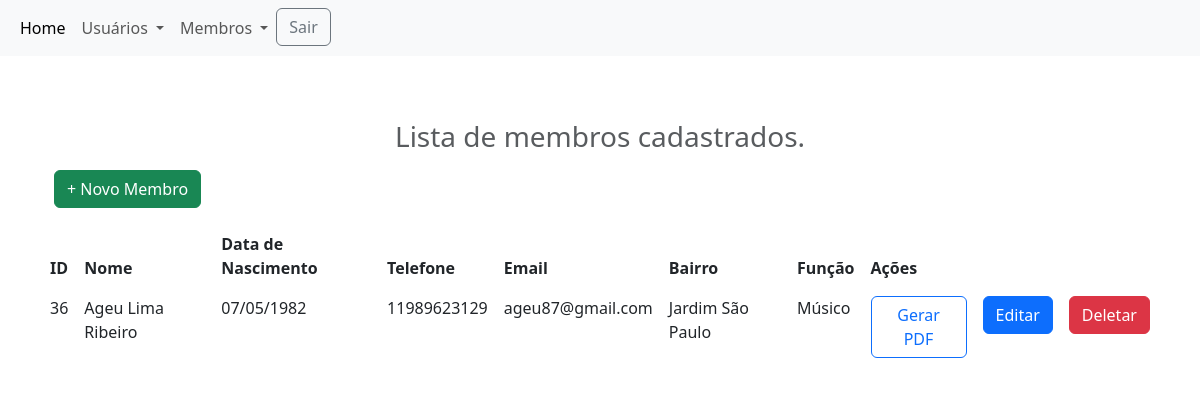
/list_member (signed in), run on the app's committed database.
### tables this page shows
CREATE TABLE "members" (
    "ID" INTEGER PRIMARY KEY AUTOINCREMENT,
    "NOME" TEXT,
    "PAI" TEXT,
    "MAE" TEXT,
    "DATA_NASC" TEXT,
    "ESTADO_CIVIL" TEXT,
    "CPF" TEXT,
    "RG" TEXT,
    "SETOR_ATUAL" TEXT,
    "IGREJA_ATUAL" TEXT,
    "SETOR_ANTERIOR" TEXT,
    "IGREJA_ANTERIOR" TEXT,
    "BATIZADO_COM_ESPIRITO_SANTO" TEXT,
    "ESCOLARIDADE" TEXT,
    "PROFISSAO" TEXT,
    "BATIZADO_NAS_AGUAS" TEXT,
    "DATA_BATISMO_NAS_AGUAS" TEXT,
    "IGREJA_DE_BATISMO" TEXT,
    "ADMITIDO_POR" TEXT,
    "DATA_DA_CONSAGRACAO" TEXT,
    "DATA_DA_APRESENTACAO" TEXT,
    "CARGO_NA_IGREJA" TEXT,
    "ENDERECO" TEXT,
    "BAIRRO" TEXT,
    "CIDADE" TEXT,
    "ESTADO" TEXT,
    "CEP" TEXT,
    "TELEFONE" TEXT,
    "EMAIL" TEXT,
    "TEM_CARTAO_DE_MEMBRO" TEXT,
    "FOTO" TEXT
);

### app.py (the view)
@app.route("/list_member")
def list_member():
    con = sql.connect("app_orion_database.db")
    con.row_factory=sql.Row
    cur=con.cursor()
    cur.execute("select * from members")
    data=cur.fetchall()
    user_id = session.get('user_id')
    if user_id is None:
        flash("Você precisa fazer login para acessar esta página.", "danger")
        return redirect(url_for("login"))
    return render_template("membros/list_member.html", datas=data, user_id=user_id)

### templates/membros/list_member.html
{% extends 'layout.html' %}
{% block body %}
<div class="container">
    <div class="row mt-5 mb-5">
        <h3 class="text-center text-muted mb-3">Lista de membros cadastrados.</h3>
        <p class="text-right">
            <a href="{{url_for('add_member')}}" class="btn btn-success"> + Novo Membro</a>
        </p>
        <table class="table no-border">
            <thead>
              <tr>
                <th scope="col">ID</th>
                <th scope="col">Nome</th>
                <th scope="col">Data de Nascimento</th>
                <th scope="col">Telefone</th>
                <th scope="col">Email</th>
                <th scope="col">Bairro</th>
                <th scope="col">Função</th>
                <th scope="col">Ações</th>
              </tr>
            </thead>
            <tbody>
                {% for row in datas %}
                    <tr>
                        <td>{{row.id}}</td>
                        <td>{{row.nome}}</td>
                        <td>{{row.data_nasc}}</td>
                        <td>{{row.telefone}}</td>
                        <td>{{row.email}}</td>
                        <td>{{row.bairro}}</td>
                        <td>{{row.cargo_na_igreja}}</td>
                        <td><a href="{{ url_for('view_member', id=row.ID) }}" class="btn btn-outline-primary" target="_blank">Gerar PDF</a></td>
                        <td><a href="{{url_for('edit_member',id=row.ID)}}" class="btn btn-primary" title="Editar Membro">Editar</a></td>
                        <td><a href="{{url_for('delete_member',id=row.ID)}}" class="btn btn-danger" title="Deletar Membro" onclick="return confirm('Você deseja excluir este membro?')">Deletar</a></td>
                    </tr>
              {% endfor %}
            </tbody>
        </table>
    </div>
</div>
{% endblock %}

### templates/layout.html (style rules this page uses)
tr, td, th { border: none; }

### data on the page
members: id "36", nome "Ageu Lima Ribeiro", data_nasc "07/05/1982", telefone "11989623129", email "ageu87@gmail.com", bairro "Jardim São Paulo", cargo_na_igreja "Músico"
